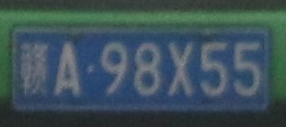
#> input picture PlateNumberRecognition-master/IMG_4495.png, 286 x 127 px
$ python segmentation.py
#> lines starting #> are read from the running program, lines starting #| are printed output that depends on the picture; after the words box and inside, x2 and y2 are one past the last pixel; in counts of white or black regions, pixels touching at a corner belong together
import cv2

# 1、读取图像，并把图像转换为灰度图像并显示
img = cv2.imread("IMG_4495.png") # 读取图片
#> img is the input picture: shape (127, 286, 3); mean B, G, R 89, 81.7, 61.4
img_gray = cv2.cvtColor(img, cv2.COLOR_BGR2GRAY)  # 转换了灰度化
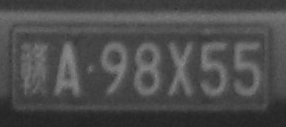
#> img_gray: shape (127, 286); min 35, max 141, mean 76.4
cv2.imshow('gray', img_gray) # 显示图片
cv2.waitKey(0)

# 2、将灰度图像二值化，设定阈值是100
img_thre = img_gray
cv2.threshold(img_gray, 100, 255, cv2.THRESH_BINARY_INV, img_thre)
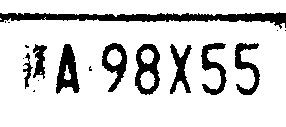
#> img_gray: shape (127, 286); 83.8% white; 18 black regions (9 under 20 px), largest, box (x1, y1, x2, y2) and area: (0, 12, 286, 29) 1981, (135, 44, 160, 95) 682, (56, 44, 80, 94) 671
cv2.imshow('threshold', img_thre)
cv2.waitKey(0)

# 3、保存黑白图片
cv2.imwrite('thre_res.png', img_thre)

# 4、分割字符
white = [] # 记录每一列的白色像素总和
black = [] # ..........黑色.......
height = img_thre.shape[0]
#> height = 127
width = img_thre.shape[1]
#> width = 286
white_max = 0
black_max = 0
# 计算每一列的黑白色像素总和
for i in range(width):
  s = 0 # 这一列白色总数
  t = 0 # 这一列黑色总数
  for j in range(height):
    if img_thre[j][i] == 255:
      s += 1
    if img_thre[j][i] == 0:
      t += 1
  white_max = max(white_max, s)
  black_max = max(black_max, t)
  white.append(s)
  black.append(t)
  print(s)
  print(t)

arg = False # False表示白底黑字；True表示黑底白字
if black_max > white_max:
  arg = True

# 分割图像
def find_end(start_):
#> called with start_ = 2
  end_ = start_+1
  for m in range(start_+1, width-1):
    if (black[m] if arg else white[m]) > (0.95 * black_max if arg else 0.95 * white_max): # 0.95这个参数请多调整，对应下面的0.05
      end_ = m
      break
  return end_

n = 1
start = 1
end = 2
while n < width-2:
  n += 1
  if (white[n] if arg else black[n]) > (0.05 * white_max if arg else 0.05 * black_max):
    # 上面这些判断用来辨别是白底黑字还是黑底白字
    # 0.05这个参数请多调整，对应上面的0.95
    start = n
    end = find_end(start)
#> end = 3
    n = end
#> n = 3
    if end-start > 5:
      cj = img_thre[1:height, start:end]
      cv2.imshow('caijian', cj)
      cv2.waitKey(0)
